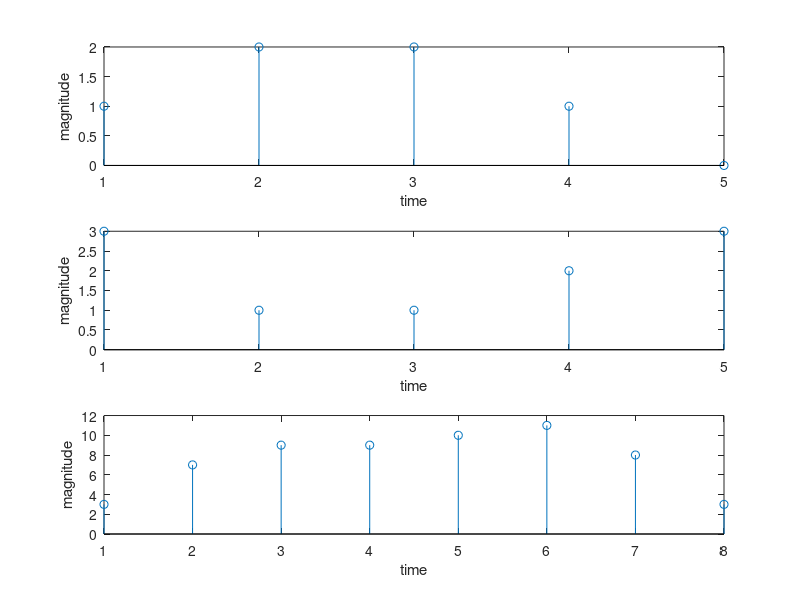

The MATLAB script that drew this image:
clc;
clear all;
x1=[1 2 2 1];
x2=[3 1 1 2 3];
N1=length(x1);
N2=length(x2);
N=N1+N2-1;

x1= [x1,zeros(1,N2-N1)]

X1=fft(x1,N);
X2=fft(x2,N);

Y=X1.*X2;

y=ifft(Y,N)

subplot(3,1,1);
stem(x1);
xlabel('time');ylabel('magnitude');

subplot(3,1,2);
stem(x2);
xlabel('time');ylabel('magnitude');

subplot(3,1,3);
stem(y);
xlabel('time');ylabel('magnitude');
